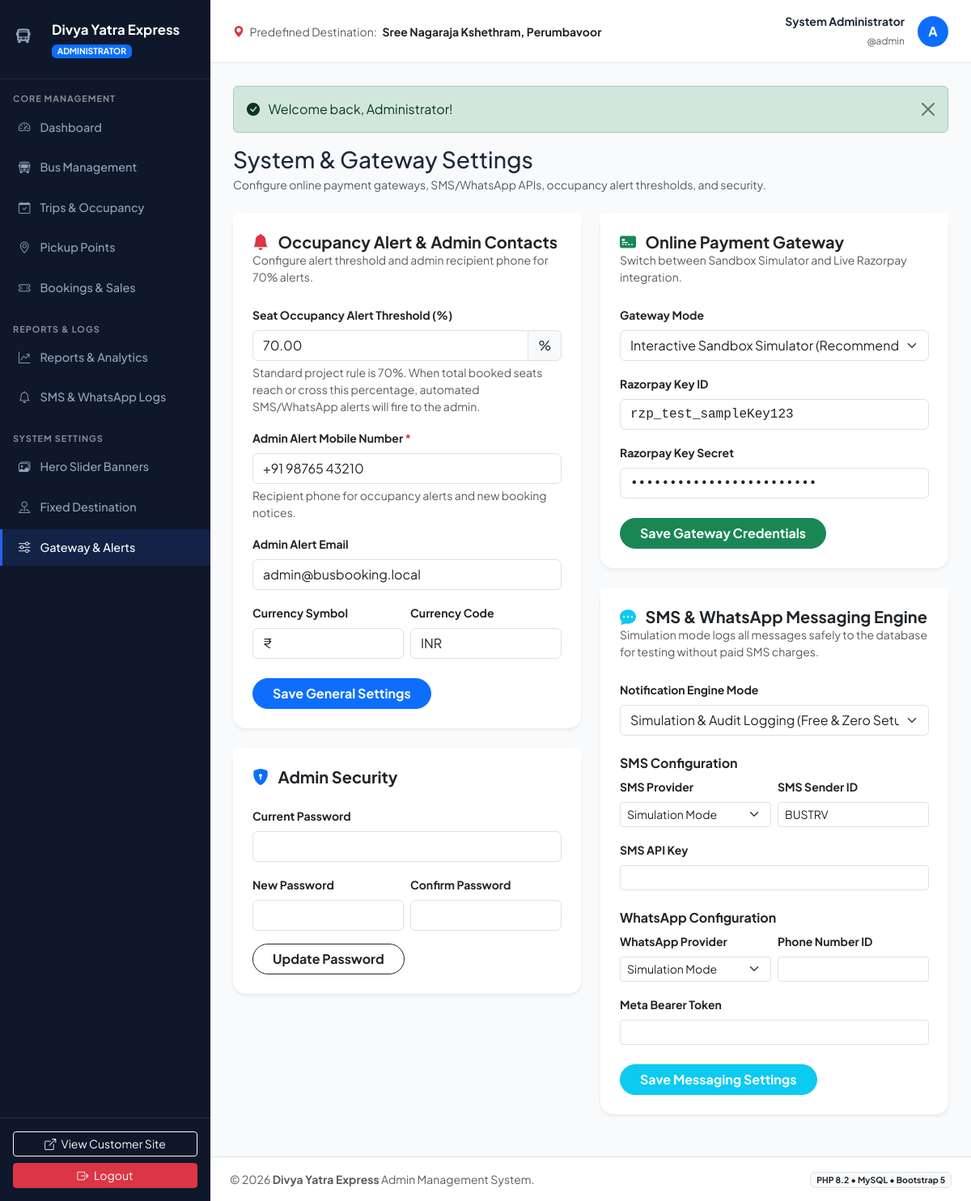
Page /admin/settings.php (signed in) on the committed database.
### tables this page shows
CREATE TABLE `settings` (
  `id` int(11) NOT NULL AUTO_INCREMENT,
  `destination_name` varchar(255) NOT NULL,
  `destination_landmark` varchar(255) DEFAULT NULL,
  `destination_address` text DEFAULT NULL,
  `destination_contact` varchar(50) DEFAULT NULL,
  `occupancy_threshold` decimal(5,2) NOT NULL DEFAULT 70.00,
  `admin_alert_phone` varchar(20) NOT NULL DEFAULT '+919876543210',
  `admin_alert_email` varchar(100) NOT NULL DEFAULT 'admin@busbooking.local',
  `payment_gateway_mode` enum('sandbox','live') NOT NULL DEFAULT 'sandbox',
  `razorpay_key_id` varchar(100) DEFAULT 'rzp_test_sampleKey123',
  `razorpay_key_secret` varchar(100) DEFAULT 'rzp_test_sampleSecret456',
  `notification_mode` enum('simulation','api') NOT NULL DEFAULT 'simulation',
  `sms_provider` varchar(50) NOT NULL DEFAULT 'simulation',
  `sms_api_key` varchar(255) DEFAULT NULL,
  `sms_sender_id` varchar(20) DEFAULT 'BUSTRV',
  `whatsapp_provider` varchar(50) NOT NULL DEFAULT 'simulation',
  `whatsapp_api_token` text DEFAULT NULL,
  `whatsapp_phone_number_id` varchar(100) DEFAULT NULL,
  `currency_symbol` varchar(10) NOT NULL DEFAULT '₹',
  `currency_code` varchar(10) NOT NULL DEFAULT 'INR',
  `updated_at` timestamp NOT NULL DEFAULT current_timestamp() ON UPDATE current_timestamp(),
  `hero_title` varchar(255) DEFAULT 'Divya Darshan Yatra to Sri Padmanabhaswamy Temple',
  `hero_subtitle` text DEFAULT NULL,
  `hero_badge_text` varchar(150) DEFAULT 'ॐ Om Namo Narayanaya • Sacred Temple Pilgrimage',
  `hero_image_url` varchar(255) DEFAULT NULL,
  `hero_btn_text` varchar(100) DEFAULT 'Explore Yatra Buses',
  `hero_btn_link` varchar(255) DEFAULT '#available-buses',
  `temple_darshan_info` text DEFAULT NULL,
  PRIMARY KEY (`id`)
);

### admin/settings.php (the view, shortened to what the rows shown need)
<?php
require_once __DIR__ . '/includes/header.php';
$settings = getSystemSettings();
?>
<div class="row g-4">
    <div class="col-lg-6">
        <div class="card border-0 shadow-sm rounded-4 mb-4">
            <div class="card-body p-4">
                <form method="POST">
                    <div class="mb-3">
                        <div class="input-group">
                            <input type="number" step="1" name="occupancy_threshold" class="form-control" value="<?= htmlspecialchars($settings['occupancy_threshold']) ?>" min="10" max="100" required>
                            <span class="input-group-text">%</span>
                        </div>
                    </div>
                    <div class="mb-3">
                        <label class="form-label small fw-bold">Admin Alert Mobile Number <span class="text-danger">*</span></label>
                        <input type="tel" name="admin_alert_phone" class="form-control" value="<?= htmlspecialchars($settings['admin_alert_phone']) ?>" required placeholder="+919876543210">
                        <div class="form-text small">Recipient phone for occupancy alerts and new booking notices.</div>
                    </div>
                    <div class="mb-3">
                        <label class="form-label small fw-bold">Admin Alert Email</label>
                        <input type="email" name="admin_alert_email" class="form-control" value="<?= htmlspecialchars($settings['admin_alert_email']) ?>" placeholder="admin@busbooking.local">
                    </div>
                    <div class="row g-2 mb-4">
                        <div class="col-6">
                            <label class="form-label small fw-bold">Currency Symbol</label>
                            <input type="text" name="currency_symbol" class="form-control" value="<?= htmlspecialchars($settings['currency_symbol']) ?>" required>
                        </div>
                        <div class="col-6">
                            <label class="form-label small fw-bold">Currency Code</label>
                            <input type="text" name="currency_code" class="form-control" value="<?= htmlspecialchars($settings['currency_code']) ?>" required>
                        </div>
                    </div>
                </form>
            </div>
        </div>
    </div>
    <div class="col-lg-6">
        <div class="card border-0 shadow-sm rounded-4 mb-4">
            <div class="card-body p-4">
                <form method="POST">
                    <div class="mb-3">
                        <label class="form-label small fw-bold">Gateway Mode</label>
                        <select name="payment_gateway_mode" class="form-select">
                            <option value="sandbox" <?= ($settings['payment_gateway_mode'] === 'sandbox') ? 'selected' : '' ?>>Interactive Sandbox Simulator (Recommended for testing)</option>
                        </select>
                    </div>
                    <div class="mb-3">
                        <label class="form-label small fw-bold">Razorpay Key ID</label>
                        <input type="text" name="razorpay_key_id" class="form-control font-monospace" value="<?= htmlspecialchars($settings['razorpay_key_id'] ?? '') ?>" placeholder="rzp_test_...">
                    </div>
                    <div class="mb-4">
                        <label class="form-label small fw-bold">Razorpay Key Secret</label>
                        <input type="password" name="razorpay_key_secret" class="form-control font-monospace" value="<?= htmlspecialchars($settings['razorpay_key_secret'] ?? '') ?>" placeholder="••••••••••••••">
                    </div>
                </form>
            </div>
        </div>
        <div class="card border-0 shadow-sm rounded-4 mb-4">
            <div class="card-body p-4">
                <form method="POST">
                    <div class="mb-3">
                        <label class="form-label small fw-bold">Notification Engine Mode</label>
                        <select name="notification_mode" class="form-select">
                            <option value="simulation" <?= ($settings['notification_mode'] === 'simulation') ? 'selected' : '' ?>>Simulation & Audit Logging (Free & Zero Setup)</option>
                        </select>
                    </div>
                    <div class="row g-2 mb-3">
                        <div class="col-6">
                            <label class="form-label small fw-bold">SMS Provider</label>
                            <select name="sms_provider" class="form-select form-select-sm">
                                <option value="simulation" <?= ($settings['sms_provider'] === 'simulation') ? 'selected' : '' ?>>Simulation Mode</option>
                            </select>
                        </div>
                        <div class="col-6">
                            <label class="form-label small fw-bold">SMS Sender ID</label>
                            <input type="text" name="sms_sender_id" class="form-control form-control-sm" value="<?= htmlspecialchars($settings['sms_sender_id'] ?? 'BUSTRV') ?>">
                        </div>
                    </div>
                    <div class="row g-2 mb-3">
                        <div class="col-6">
                            <label class="form-label small fw-bold">WhatsApp Provider</label>
                            <select name="whatsapp_provider" class="form-select form-select-sm">
                                <option value="simulation" <?= ($settings['whatsapp_provider'] === 'simulation') ? 'selected' : '' ?>>Simulation Mode</option>
                            </select>
                        </div>
                    </div>
                </form>
            </div>
        </div>
    </div>
</div>
<?php require_once __DIR__ . '/includes/footer.php'; ?>

### admin/includes/header.php (shortened to what the rows shown need)
<?php
require_once __DIR__ . '/../../config/config.php';
$settings = getSystemSettings();
?>
<!DOCTYPE html>
<html lang="en">
<head>
    <link href="https://cdn.jsdelivr.net/npm/bootstrap@5.3.3/dist/css/bootstrap.min.css" rel="stylesheet">
    <link href="https://cdn.jsdelivr.net/npm/bootstrap-icons@1.11.3/font/bootstrap-icons.min.css" rel="stylesheet">
    <link rel="stylesheet" href="<?= BASE_URL ?>/assets/css/admin.css">
</head>
<body class="admin-body">
<div class="admin-wrapper">
    <div class="admin-main">
        <header class="admin-topbar d-flex justify-content-between align-items-center">
            <div class="d-flex align-items-center gap-3">
                <div class="d-none d-md-block">
                    <span class="text-muted small"><i class="bi bi-geo-alt-fill text-danger me-1"></i> Predefined Destination:</span>
                    <strong class="text-dark small ms-1"><?= htmlspecialchars($settings['destination_name']) ?></strong>
                </div>
            </div>
        </header>
        <main class="admin-content">

### rows in the picture
settings: destination_name "Sree Nagaraja Kshethram, Perumbavoor", occupancy_threshold "70.00", admin_alert_phone "+91 98765 43210", admin_alert_email "admin@busbooking.local", currency_symbol "₹", currency_code "INR", payment_gateway_mode "Interactive Sandbox Simulator (Recommended for testing)", razorpay_key_id "rzp_test_sampleKey123", notification_mode "Simulation & Audit Logging (Free & Zero Setup)", sms_provider "Simulation Mode", sms_sender_id "BUSTRV", whatsapp_provider "Simulation Mode"

### other values in the picture
APP_NAME "Divya Yatra Express"
$admin['name'] "System Administrator"
$admin['username'] "admin"
substr($admin['username'], 0, 1) "A"
getFlash('success') "Welcome back, Administrator!"
